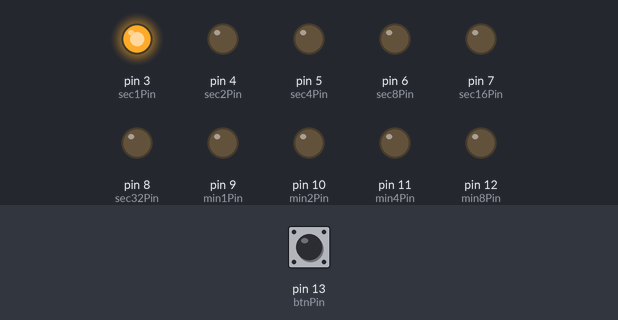
Recording of a sketch running on a simulated Arduino Uno, built with avr-gcc and run on an emulated ATmega328P. On the bench: output pins drawn as LEDs (lit = HIGH). Dashed ring = blinking. The test bench sets the inputs (shaded band); at power-on: pin 13 (btnPin) LOW. What the sketch prints to the serial monitor is not drawn.

Above: at 1.2 s.
1.3 s: pin 13 (btnPin) pulled HIGH for 0.15 s
At 2.2 s:
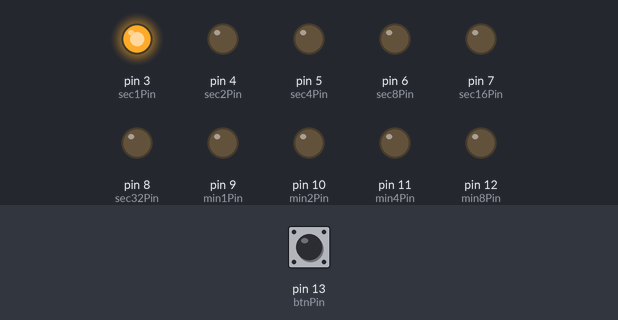
3.6 s: pin 13 (btnPin) pulled HIGH for 1 s
At 7.4 s:
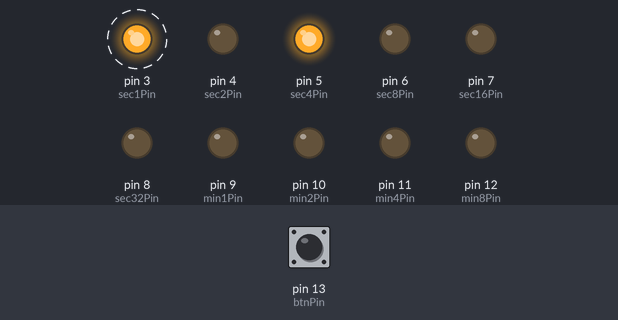
7.6 s: pin 13 (btnPin) pulled HIGH for 3.2 s
At 11.1 s:
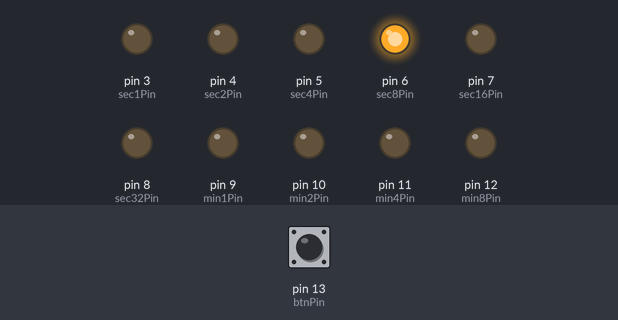
12.3 s: pin 13 (btnPin) pulled HIGH for 1 s
At 13.4 s:
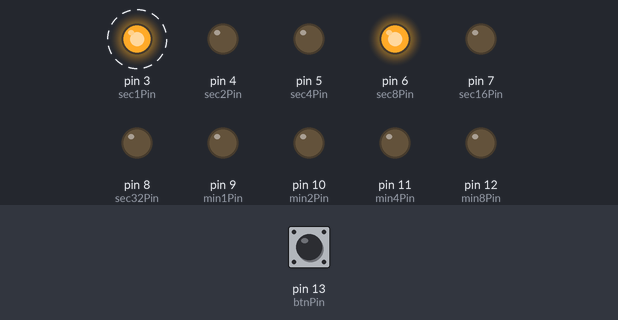
16.3 s: pin 13 (btnPin) driven HIGH
At 18.9 s:
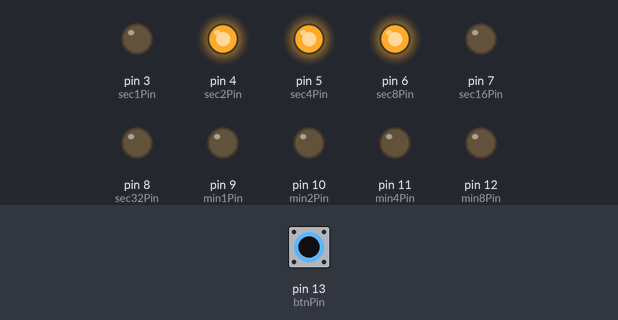
19.3 s: pin 13 (btnPin) driven LOW
Timing chart, 0 to 26.7 s (numbered marks = the images above; inputs shaded):
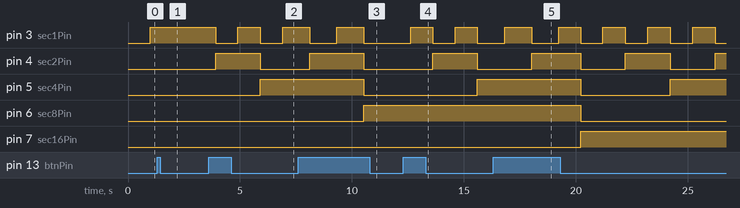

Measured:
- after the input at 1.3 s, pin 3 (sec1Pin): stays HIGH (without the input it goes to LOW after 0.71 s); pin 4 (sec2Pin): stays LOW (without the input it goes to HIGH after 0.71 s)
- after the input at 3.6 s, pin 3 (sec1Pin): alternates HIGH for 1.0 s and LOW for 1.0 s, starting after 0.32 s; pin 4 (sec2Pin): LOW → HIGH after 0.32 s, → LOW 2.0 s later; pin 5 (sec4Pin): LOW → HIGH after 2.3 s
- after the input at 7.6 s, pin 5 (sec4Pin): HIGH → LOW after 2.9 s instead of 2.3 s; pin 6 (sec8Pin): LOW → HIGH after 2.9 s instead of 2.3 s
- after the input at 12.3 s, pin 3 (sec1Pin): alternates HIGH for 0.99 s and LOW for 1.0 s, starting after 0.32 s; pin 4 (sec2Pin): LOW → HIGH after 1.3 s, → LOW 2.0 s later; pin 5 (sec4Pin): LOW → HIGH after 3.3 s
- after the input at 16.3 s, pin 4 (sec2Pin): LOW → HIGH after 1.7 s instead of 1.3 s

The sketch:

binaryClock.ino
```cpp
const int btnPin = 13;
const int sec1Pin = 3;
const int sec2Pin = 4;
const int sec4Pin = 5;
const int sec8Pin = 6;
const int sec16Pin = 7;
const int sec32Pin = 8;

const int min1Pin = 9;
const int min2Pin = 10;
const int min4Pin = 11;
const int min8Pin = 12;

int seconds = 0;
int minutes = 0;
int hours = 0;
int activated = 1;
int buttonState;
int lastButtonState = LOW;

long lastDebounceTime = 0;
long debounceDelay = 100;

void (* funcs[])() = {OnEachSecond, CheckForButton};
long lastExecuted[] = {0, 0};

void setup() {
  pinMode(btnPin, INPUT);
  pinMode(sec1Pin, OUTPUT);
  pinMode(sec2Pin, OUTPUT);
  pinMode(sec4Pin, OUTPUT);
  pinMode(sec8Pin, OUTPUT);
  pinMode(sec16Pin, OUTPUT);
  pinMode(sec32Pin, OUTPUT);
  pinMode(min1Pin, OUTPUT);
  pinMode(min2Pin, OUTPUT);
  pinMode(min4Pin, OUTPUT);
  pinMode(min8Pin, OUTPUT);
  Serial.begin(9600);
}

void loop() {
  DebounceRead(btnPin, &lastButtonState, &buttonState);

  ExecuteEvery(3,1);
  Serial.print("execute: ");
  if (activated){
    Serial.println(activated);
    ExecuteEvery(10,0);
  }
}

void CheckForButton()
{
  if (buttonState) {
    activated = !activated;
  }
  Serial.println(activated);
}

void OnEachSecond()
{
  if (AddWithLimit(&seconds, 60)){
    if(AddWithLimit(&minutes, 60)){
      AddWithLimit(&hours, 24);
      OnEachHour();
    }
    OnEachMinute();
  }
  digitalWrite(sec1Pin, HIGH && (seconds & B00000001));
  digitalWrite(sec2Pin, HIGH && (seconds & B00000010));
  digitalWrite(sec4Pin, HIGH && (seconds & B00000100));
  digitalWrite(sec8Pin, HIGH && (seconds & B00001000));
  digitalWrite(sec16Pin, HIGH && (seconds & B00010000));
  digitalWrite(sec32Pin, HIGH && (seconds & B00100000));
}

void OnEachMinute()
{
  digitalWrite(min1Pin, HIGH && (minutes & B00000001));
  digitalWrite(min2Pin, HIGH && (minutes & B00000010));
  digitalWrite(min4Pin, HIGH && (minutes & B00000100));
  digitalWrite(min8Pin, HIGH && (minutes & B00001000));
}

void OnEachHour()
{

}

byte AddWithLimit(int *number, int limit)
{
  *number = *number + 1;
  if (*number == limit)
  {
    *number = 0;
    return true;
  }
  return false;
}

void DebounceRead(int btn, int *lastState, int *destination)
{
  int reading = digitalRead(btn);
  if (reading != *lastState) {
    lastDebounceTime = millis();
  }

  if ((millis() - lastDebounceTime) > debounceDelay) {
    if (reading != *destination) {
      *destination = reading;
    }
  }

  *lastState = reading;
}


void ExecuteEvery(int secondsDecimal, int funcNumber)
{
  long secsDec = millis()/100;
  long lastExec = lastExecuted[funcNumber];
  if ((lastExec + secondsDecimal) <= secsDec)
  {
    funcs[funcNumber]();
    lastExecuted[funcNumber] = secsDec;
  }
}
```
